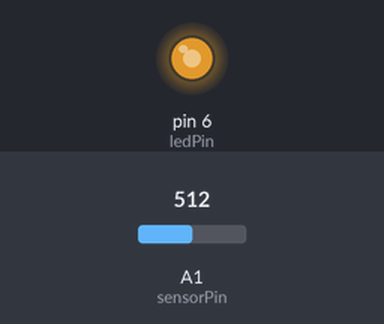
A sketch run on a simulated Arduino Uno, built with avr-gcc and run on an emulated ATmega328P. Shown: output pins drawn as LEDs (lit = HIGH). The test bench sets the inputs (shaded band); at power-on: A1 (sensorPin) = 512. What the sketch prints to the serial monitor is not drawn. At 2.1 s the program stops and its outputs stay as they are.

Above: at 0.1 s.
At 1.0 s:
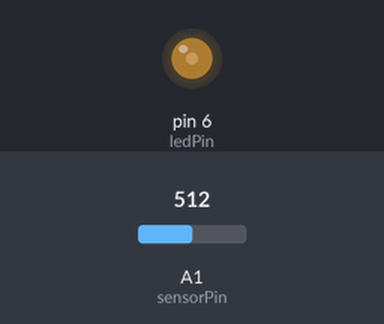
Timing chart, 0 to 2.5 s (numbered marks = the images above):
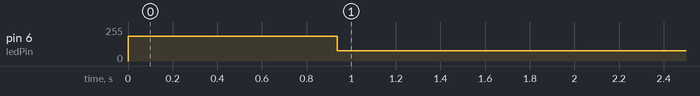

The sketch:

session4_i.ino
```cpp
// implements the feedforward control. Uses the static gain to calculate lux.
// records both initial and end states, and prints them to console.

// setup constants
const int ledPin = 6; // LED connected to digital pin 10
const int sensorPin = 1; // connect sensor to analog input 1
float initial_lux_set_point = 35; // starts LED-light at 0.
float lux_set_point = 15;
int anRead = 0; // value received from LDR
int i = 0;

void setup() {
  pinMode(ledPin, OUTPUT); // enable output on the led pin
  Serial.begin(9600); // initialize Serial
  setPwmFrequency(6,1);
}

void loop() {
  if (i == 1) {
      delay(10000); // have to wait for transfer to finish
      exit(0);
  }
  i = 1;
  // put your main code here, to run repeatedly:
  analogWrite(ledPin, (initial_lux_set_point-0.42)/0.1846);
  delay(60000); // waits for steady-state
  anRead = analogRead(sensorPin);
  double initial_lux = pow(10, (-0.0021*anRead + 5.1431 - 5.7747)/(-0.7757));

  analogWrite(ledPin, (lux_set_point-0.42)/0.1846);
  delay(60000); // waits for steady-state
  anRead = analogRead(sensorPin);
  double end_lux = pow(10, (-0.0021*anRead + 5.1431 - 5.7747)/(-0.7757));

  // prints to console
  Serial.print("Start lux was set to: ");
  Serial.println(initial_lux_set_point);
  Serial.print("Actual initial lux was: ");

  Serial.println(initial_lux);

  Serial.print("End lux was set to: ");
  Serial.println(lux_set_point);
  Serial.print("Actual end lux was: ");
  Serial.println(end_lux);

}
```

set_timer_frequency.ino
```cpp
// setup constants
// constants for changing frequency of timer 1
const byte mask = B11111000; // mask bits that are not prescale
int prescale = 1; // fastest possible

void setPwmFrequency(int pin, int divisor) {
  byte mode;
  if(pin == 5 || pin == 6 || pin == 9 || pin == 10) {
    switch(divisor) {
      case 1: mode = 0x01; break;
      case 8: mode = 0x02; break;
      case 64: mode = 0x03; break;
      case 256: mode = 0x04; break;
      case 1024: mode = 0x05; break;
      default: return;
    }
    if(pin == 5 || pin == 6) {
      TCCR0B = TCCR0B & 0b11111000 | mode;
    } else {
      TCCR1B = TCCR1B & 0b11111000 | mode;
    }
  } else if(pin == 3 || pin == 11) {
    switch(divisor) {
      case 1: mode = 0x01; break;
      case 8: mode = 0x02; break;
      case 32: mode = 0x03; break;
      case 64: mode = 0x04; break;
      case 128: mode = 0x05; break;
      case 256: mode = 0x06; break;
      case 1024: mode = 0x07; break;
      default: return;
    }
    TCCR2B = TCCR2B & 0b11111000 | mode;
  }
}
```

Measured:
- by itself, pin 6 (ledPin): 0/255 → 187/255 at 0.00 s, → 78/255 0.94 s later
